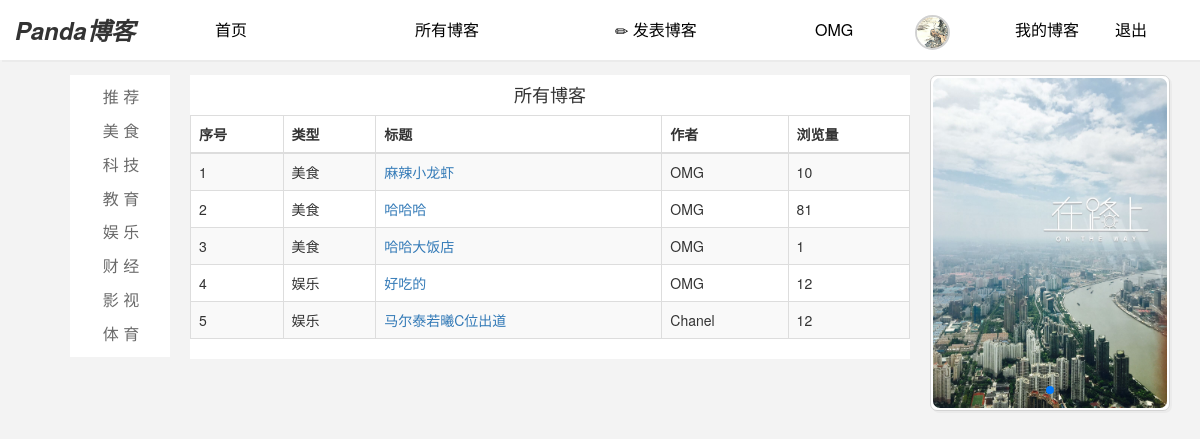
/user/blob (signed in), run on the app's committed database.
### mainapp/models.py (models this page shows)
class User(models.Model):
    name = models.CharField(max_length=50,unique=True,verbose_name='用户名')
    passwd = models.CharField(max_length=200,verbose_name='密码')
    phone = models.CharField(max_length=12,verbose_name='电话')
    image = models.ImageField(max_length=200,upload_to='user/images',verbose_name='用户头像')
    class Meta:
        verbose_name = '用户信息'
        verbose_name_plural = verbose_name

class Blob(models.Model):
    blob_type = (
        (0, '美食'),
        (1, '科技'),
        (2, '教育'),
        (3, '娱乐'),
        (4, '财经'),
        (5, '影视'),
        (6, '体育'),
    )
    title = models.CharField(max_length=50,verbose_name='标题')
    btype = models.IntegerField(choices=blob_type,verbose_name='类型')
    summary = models.TextField(default='',verbose_name='概要')
    user = models.ForeignKey(User,on_delete=models.SET_NULL,null=True)  #所属用户
    content = HTMLField(default='',verbose_name='文章内容')
    cnt = models.IntegerField(default=0,verbose_name='点击量')
    publish_time = models.DateTimeField(auto_now=True,verbose_name='发布时间')
    @property
    def type_name(self):
        return self.blob_type[self.btype][1]

### mainapp/views.py (the view, shortened to what this page needs)
# urls.py: url(r'blob',BlobView.as_view(),name='blob'),
class BlobView(View):
    def get(self,request):
        uname = request.session.get('uname')
        user = User.objects.filter(name=uname).first()
        if request.GET.get('a') == '1':  #我的文章
            return render(request,'blob_list.html',{
                'blobs':user.blob_set.all(),
                'user':user,
                'bianji':1
            })
        elif request.GET.get('id'):
            return render(request,'blob_edit.html',{
                'blob':Blob.objects.filter(id=request.GET.get('id')).first()
            })
        elif request.GET.get('user_id'):
            return render(request,'blob_list.html',{
                'blobs':User.objects.get(id=request.GET.get('user_id')).blob_set.all(),
                'user':user,
                'zuozhe': 2
            })
        else:
            return render(request,'blob_list.html',{
                'blobs':Blob.objects.all(),
                'user':user
            })

### templates/blob_list.html (shortened to what this page needs)
{% extends 'home.html' %}
{% block content %}
{% if bianji == 1 %}
    <h4 align="center">我的博客</h4>
{% elif zuozhe == 2 %}
    <h4 align="center">{{ user.name }} 的所有文章</h4>
{% else %}
    <h4 align="center">所有博客</h4>
{% endif %}
<table class="table table-hover table-bordered table-striped">
<thead>
<th>序号</th>
<th>类型</th>
<th>标题</th>
{% if not bianji %}
<th>作者</th>
{% endif %}
<th>浏览量</th>
</thead>
<tbody>
{% for blob in blobs %}
<tr>
<td>{{ forloop.counter }}</td>
<td>{{ blob.type_name }}</td>
<td><a href="/user/show/{{ blob.id }}">{{ blob.title }}</a></td>
{% if not bianji %}
<td>{{ blob.user.name }}</td>
{% endif %}
<td>{{ blob.cnt }}</td>
</tr>
    {% empty %}
    <tr>
    <td colspan="5" align="center">暂无博客</td>
    </tr>
{% endfor %}
</tbody>
</table>
{% endblock %}
{% block right %}
<section class="swiper-container" id="topSwiper">
    <div class="swiper-wrapper">
            <div class="swiper-slide swiperImg">
                <img src="/static/images/bb.jpg" width="100%" height="330">
            </div>
    </div>
    <div class="swiper-pagination"></div>
</section>
{% endblock %}

### templates/home.html (shortened to what this page needs)
<!DOCTYPE html>
<html lang="en">
<head>
    <link rel="stylesheet" href="/static/css/bootstrap.css">
    <link rel="stylesheet" href="/static/css/bootstrap.min.css">
    <link rel="stylesheet" href="/static/css/swiper.min.css">
</head>
<body style="background-color:rgba(209,209,209,0.24);">
<div id="title">
<div id="row" class="row" style="line-height: 30px;height: 30px">
    {% block header %}
        <div class="col-md-2">
        <strong style="font-size: 24px"><em>Panda博客</em></strong>
        </div>
        <div class="col-md-2">
        <a href="/user">首页</a>
        </div>
        <div class="col-md-2"><a href="/user/blob">所有博客</a></div>
        <div class="col-md-2">
            <a href="/user/addblob"><span class="glyphicon glyphicon-pencil"></span>&nbsp;发表博客</a>
        </div>
        {% if user.name %}
            <div class="col-md-1">
                <a style="text-decoration: none" id="username">{{ user.name }}</a></div>
            <div class="col-md-1" style="padding-top:-5px;margin: 0">
                <img id="userphoto" src="/static/head/{{ user.image }}" class="headphoto">
            </div>
            <div class="col-md-1">
                <a href="/user/blob?a=1">我的博客</a>
            </div>
            <div class="col-md-1">
                <a href="/user/logout">退出</a>
            </div>
        {% else %}
            <div class="col-md-2"><a href="/user/login">登录</a></div>
            <div class="col-md-2">
                <a href="/user/regist">注册</a>
            </div>
        {% endif %}
    {% endblock %}
</div>
</div>
<div id="body">
    <div id="menu">
        {% block menu %}
            <div id="mm">
            <div class="col-md-2" style="margin-top: 5px">
                <a>推 荐</a>
            </div>
            <div class="col-md-2">
                <a>美 食</a>
            </div>
            <div class="col-md-2">
                <a>科 技</a>
            </div>
            <div class="col-md-2">
                <a>教 育</a>
            </div>
            <div class="col-md-2">
                <a>娱 乐</a>
            </div>
            <div class="col-md-2">
                <a>财 经</a>
            </div>
            <div class="col-md-2">
                <a>影 视</a>
            </div>
            <div class="col-md-2" style="margin-bottom: 5px">
                <a>体 育</a>
            </div>
            </div>
        {% endblock %}
    </div>
    <div id="content">
        {% block content %}{% endblock %}
    </div>
    <div id="right">
        {% block right %}{% endblock %}
    </div>
</div>
</body>
</html>

### templates/blob_list.html (style rules this page uses)
.swiperImg > img { border-radius: 7px; }

### data on the page
User: name "OMG", image (picture)
Blob: type_name "美食", title "麻辣小龙虾", user.name "OMG", cnt "10"
Blob: type_name "美食", title "哈哈哈", user.name "OMG", cnt "81"
Blob: type_name "美食", title "哈哈大饭店", user.name "OMG", cnt "1"
Blob: type_name "娱乐", title "好吃的", user.name "OMG", cnt "12"
Blob: type_name "娱乐", title "马尔泰若曦C位出道", user.name "Chanel", cnt "12"
